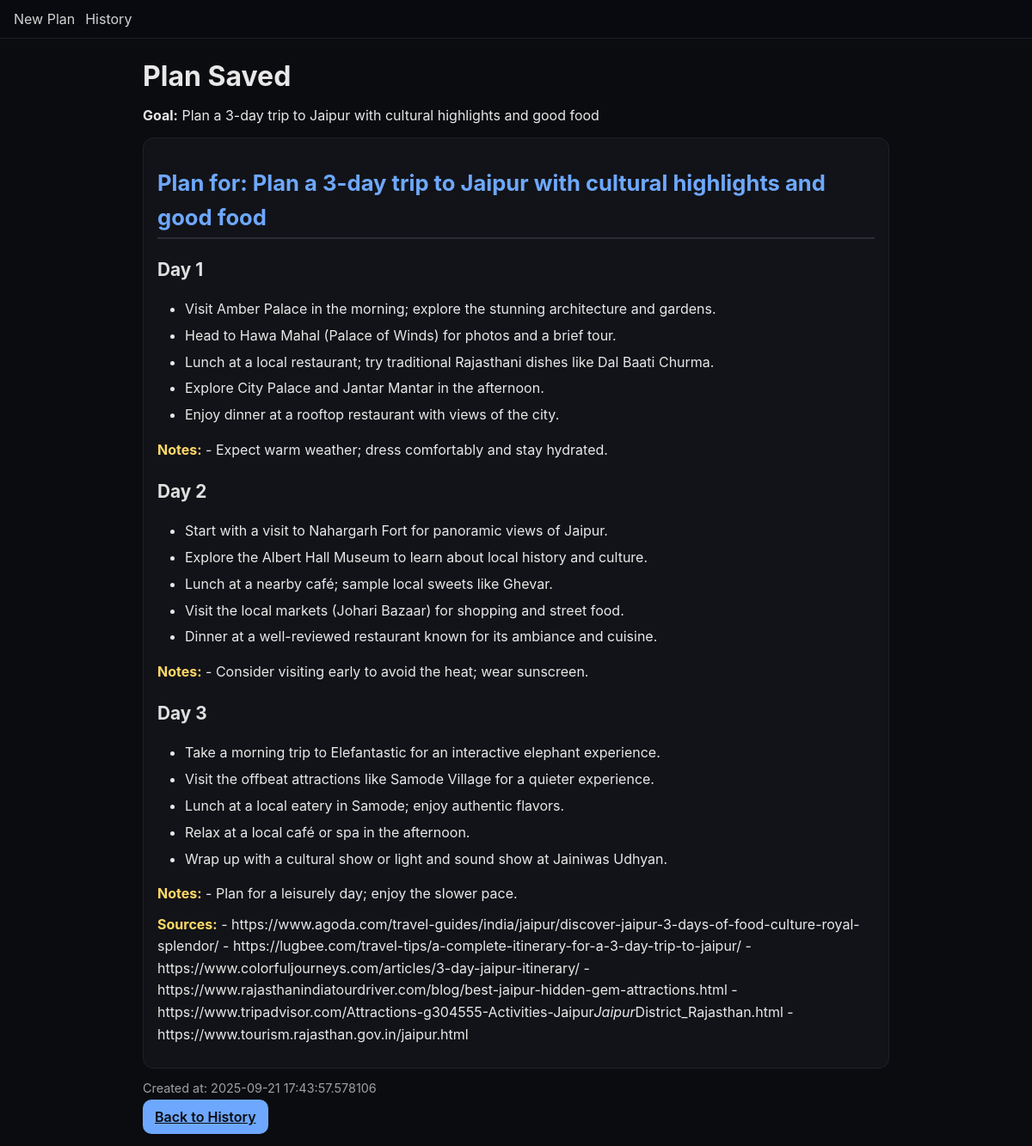
Page /plan/2 on the committed database.
### app/db.py (models this page shows)
class Plan(Base):
    __tablename__ = "plans"
    id = Column(Integer, primary_key=True, index=True)
    goal = Column(Text, nullable=False)
    plan_markdown = Column(Text, nullable=False)     # human-readable
    plan_json = Column(Text, nullable=False)         # machine-structured
    created_at = Column(DateTime, default=datetime.utcnow)

### app/main.py (the view)
    @app.route("/plan/<int:plan_id>", methods=["GET"])
    def view_plan(plan_id: int):
        plan = app.session.get(Plan, plan_id)
        if not plan:
            abort(404)
        return render_template("plan.html", plan=plan)

### app/templates/plan.html
{% extends "base.html" %}
{% block content %}
<h1>Plan Saved</h1>
<p><strong>Goal:</strong> {{ plan.goal }}</p>
<article class="markdown">
  {{ plan.plan_markdown | markdown | safe }}
</article>
<p class="muted">Created at: {{ plan.created_at }}</p>
<a class="btn" href="{{ url_for('history') }}">Back to History</a>
{% endblock %}

### app/static/style.css (style rules this page uses)
:root { --bg:#0b0c10; --card:#121318; --text:#e8e8e8; --accent:#6ea8fe; --muted:#a0a0a0; }
* { box-sizing: border-box; }
body { margin:0; font-family:Inter,system-ui,-apple-system,Segoe UI,Roboto,Arial; background:var(--bg); color:var(--text); }
h1 { margin:0 0 12px; }
button, .btn { margin-top:12px; background:var(--accent); color:#0b0c10; border:none; padding:10px 14px; border-radius:10px; cursor:pointer; font-weight:600; }
.markdown { background:var(--card); padding:16px; border-radius:12px; border:1px solid #1e2027; line-height:1.55; }
.muted { color:var(--muted); font-size:0.9rem; }
.markdown h1 { font-size: 1.6rem; margin-top: 1rem; color: var(--accent); border-bottom: 2px solid #2a2d36; padding-bottom: 4px; }
.markdown h2 { font-size: 1.3rem; margin-top: 1.2rem; color: #e0e0e0; }
.markdown ul { margin-left: 1.5em; padding-left: 0.5em; list-style-type: disc; }
.markdown li { margin: 6px 0; }
.markdown strong { color: #ffd966; }
.markdown p { margin: 0.6rem 0; line-height: 1.6; }

### rows in the picture
Plan: goal "Plan a 3-day trip to Jaipur with cultural highlights and good food", plan_markdown "Plan for: Plan a 3-day trip to Jaipur with cultural highlights and good food Day 1 Visit Amber Palace in the morning; explore the stunning architecture and gardens. Head to Hawa Mahal (Palace of Winds) for photos and a brief tour. Lunch at a local restaurant; try traditional Rajasthani dishes like Dal Baati Churma. Explore City Palace and Jantar Mantar in the afternoon. Enjoy dinner at a rooftop restaurant with views of the city. Notes: - Expect warm weather; dress comfortably and stay hydrated. Day 2 Start with a visit to Nahargarh Fort for panoramic views of Jaipur. Explore the Albert Hall Museum to learn about local history and culture. Lunch at a nearby café; sample local sweets like…", created_at "2025-09-21 17:43:57.578106"
